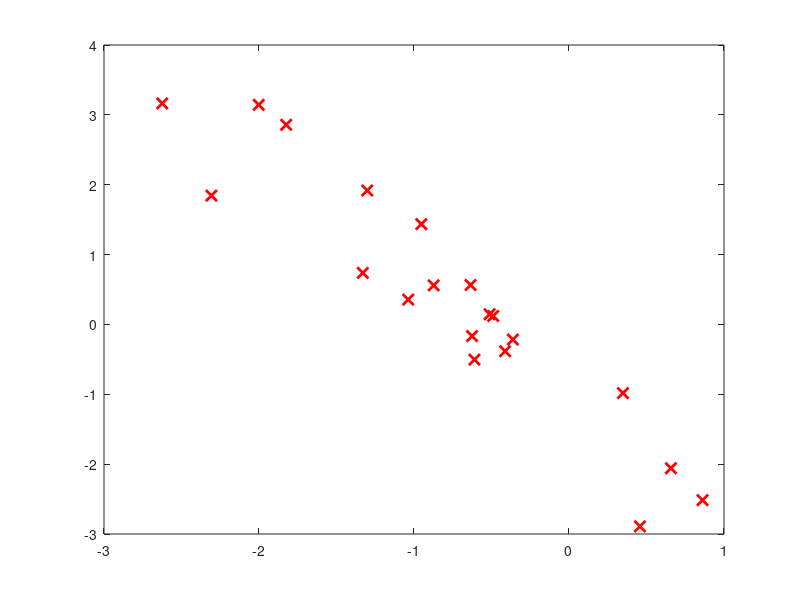

Reproduce this figure in MATLAB. (Note: this script raises an error after producing the figure.)
% Script pentru generarea unor puncte corespunzand unui model liniar

% parametrii dreptei
alfa = 2;
beta = 1;
gamma = 1;
x_adevarat = [alfa; beta; gamma];
x_adevarat = x_adevarat / norm(x_adevarat); % normam coeficientii

% generare puncte
m = 20;     % numar puncte
s = 0.3;    % putere zgomot
if abs(alfa) > abs(beta)
  yy = 6*rand(m,1) - 3; %randn(m,1);
  xx = (-gamma - beta*yy)/alfa;
else
  xx = 6*rand(m,1) - 3; %randn(m,1);
  yy = (-gamma - alfa*xx)/beta;
end

% aduna zgomot atat lui xx cat si lui yy!
xx = xx + s*randn(m,1);
yy = yy + s*randn(m,1);

% deseneaza punctele
plot(xx, yy, 'xr', 'LineWidth', 2, 'MarkerSize', 8)



A = [xx yy ones(20,1)];
[U,S,V] = svd(A);
d = V(:,end);

A = [xx ones(20,1)];
dr = CMMP(A,yy);
plot(xx, xx*dr(1) + dr(2), 'LineWidth', 3);
hold on;
plot(xx, -1/d(2) * (d(1) * xx + d(3)), 'LineWidth',4);
hold on;
plot(xx, -1/x_adevarat(2)*(xx*x_adevarat(1) + x_adevarat(3)), 'LineWidth',5);
